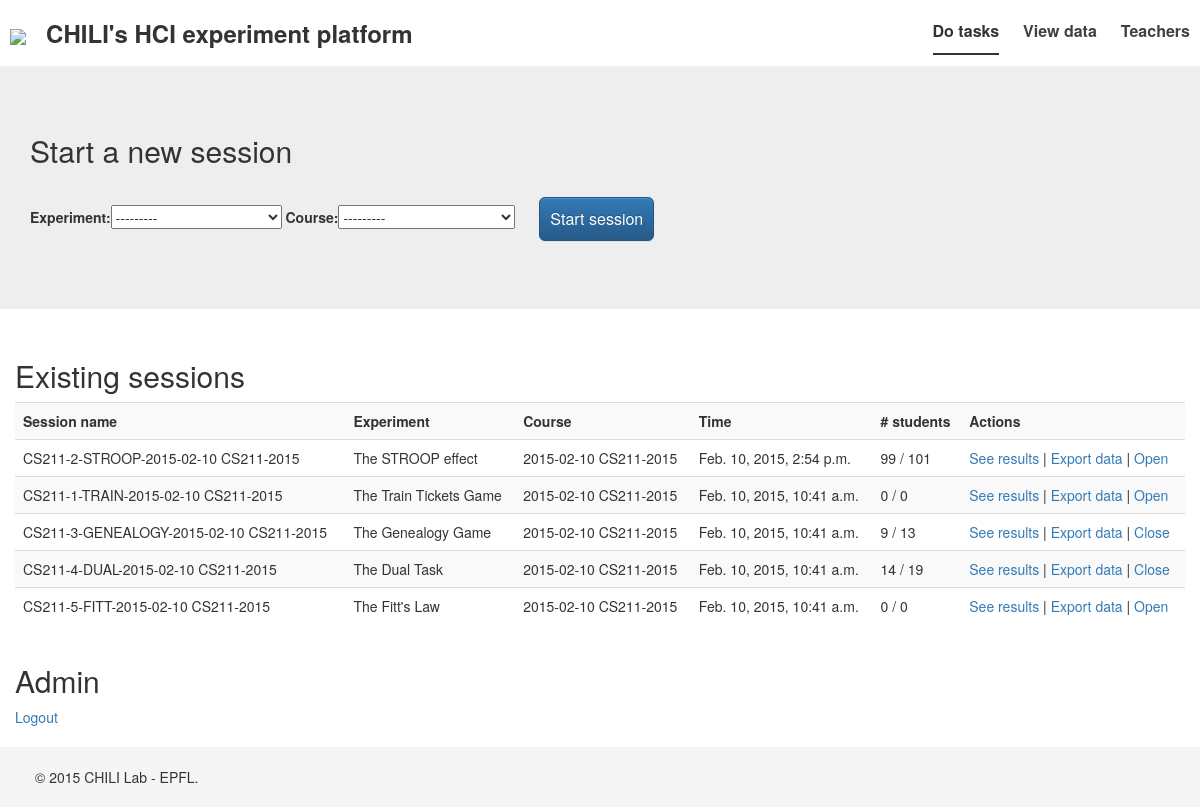
Before: /teacher/ (signed in) with the older database file.
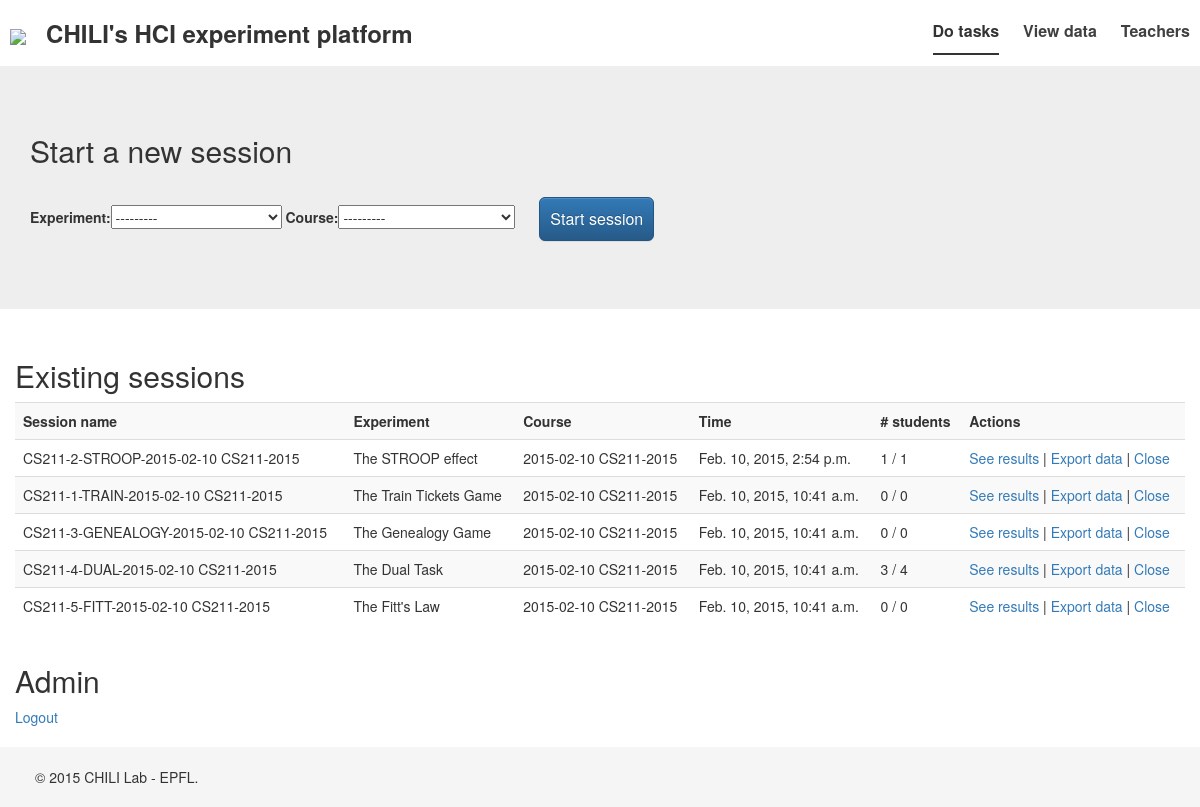
After: the same page with the newer database file.
### experiment/models.py (models this page shows)
class Session(models.Model):
    experiment = models.ForeignKey(Experiment)
    course = models.ForeignKey(Course)
    time = models.DateTimeField(auto_now_add=True)
    closed = models.BooleanField()
    def __str__(self):
        return self.experiment.slug.__str__() + "-" + self.course.__str__()
    def num_students(self):
        return self.user_set.all().count()
    def num_students_completed(self):
        return self.user_set.filter(completed=1).count()

class Experiment(models.Model):
    slug = models.CharField(max_length=50)
    name = models.CharField(max_length=50)
    def __str__(self):
        return self.name.__str__()

class Course(models.Model):
    slug = models.CharField(max_length=50)
    name = models.CharField(max_length=50)
    def __str__(self):
        return self.name.__str__()

### experiment/views.py (the view, shortened to what this page needs)
# urls.py: url(r'^teacher/$', login_required(SessionView.as_view()), name='teacher'),
class SessionView(FormView):
    template_name = "teacher_index.html"
    form_class = SessionForm
    success_url = '/'
    def get_context_data(self, **kwargs):
        context = super(SessionView, self).get_context_data(**kwargs)
        context['sessions'] = Session.objects.all()
        return context

### experiment/forms.py
class SessionForm(ModelForm):
    class Meta:
        model = Session
        fields = ['experiment', 'course']

### templates/teacher_index.html (shortened to what this page needs)
{% extends "base.html" %}
{% block content %}
    <div class="jumbotron">
      <div class="container">
        <h2>Start a new session</h2>
		<form class="form-signin" action="/teacher/" method="post">
		    {{ form }}
		    <input type="submit"  class="btn btn-lg btn-primary" value="Start session" />
		</form>
      </div>
    </div>
    <div class="container">
    	<div class="row">
			<h2>Existing sessions</h2>
			<div class="table-responsive">
				<table class="table table-striped">
				<tr>
				<th>Session name</th><th>Experiment</th><th>Course</th><th>Time</th><th># students</th><th>Actions</th>
				{% for session in sessions %}
					<tr>
					<td>{{ session }}</td>
					<td>{{ session.experiment }}</td>
					<td>{{ session.course }}</td>
					<td>{{ session.time }}</td>
					<td>{{ session.num_students_completed }} / {{ session.num_students }}</td>
					<td><a href="{% url "results" session.id %}">See results</a> |
<a href="{% url "export" session.id %}">Export data</a> |
					{% if session.closed %}
						<a href="{% url "session_management" "open" session.id %}">Open</a>
					{% else %}
						<a href="{% url "session_management" "close" session.id %}">Close</a>
					{% endif %}
					</td>
					</tr>
				{% endfor %}
				</tr>
				</table>
			</div>
		</div>
		<div class="row">
			<h2>Admin</h2>
			<a href="{% url "logout"%}">Logout</a>
		</div>
	</div>
{% endblock %}

Changed rows visible on the page:
changed Session "Feb. 10, 2015, 2:54 p.m.": num_students_completed "99" → "1"; num_students "101" → "1"; closed "Open" → "Close"
changed Session "CS211-1-TRAIN-2015-02-10 CS211-2015": closed "Open" → "Close"
computed for Session "CS211-3-GENEALOGY-2015-02-10 CS211-2015": num_students_completed "9" → "0"; num_students "13" → "0"
computed for Session "CS211-4-DUAL-2015-02-10 CS211-2015": num_students_completed "14" → "3"; num_students "19" → "4"
changed Session "CS211-5-FITT-2015-02-10 CS211-2015": closed "Open" → "Close"
